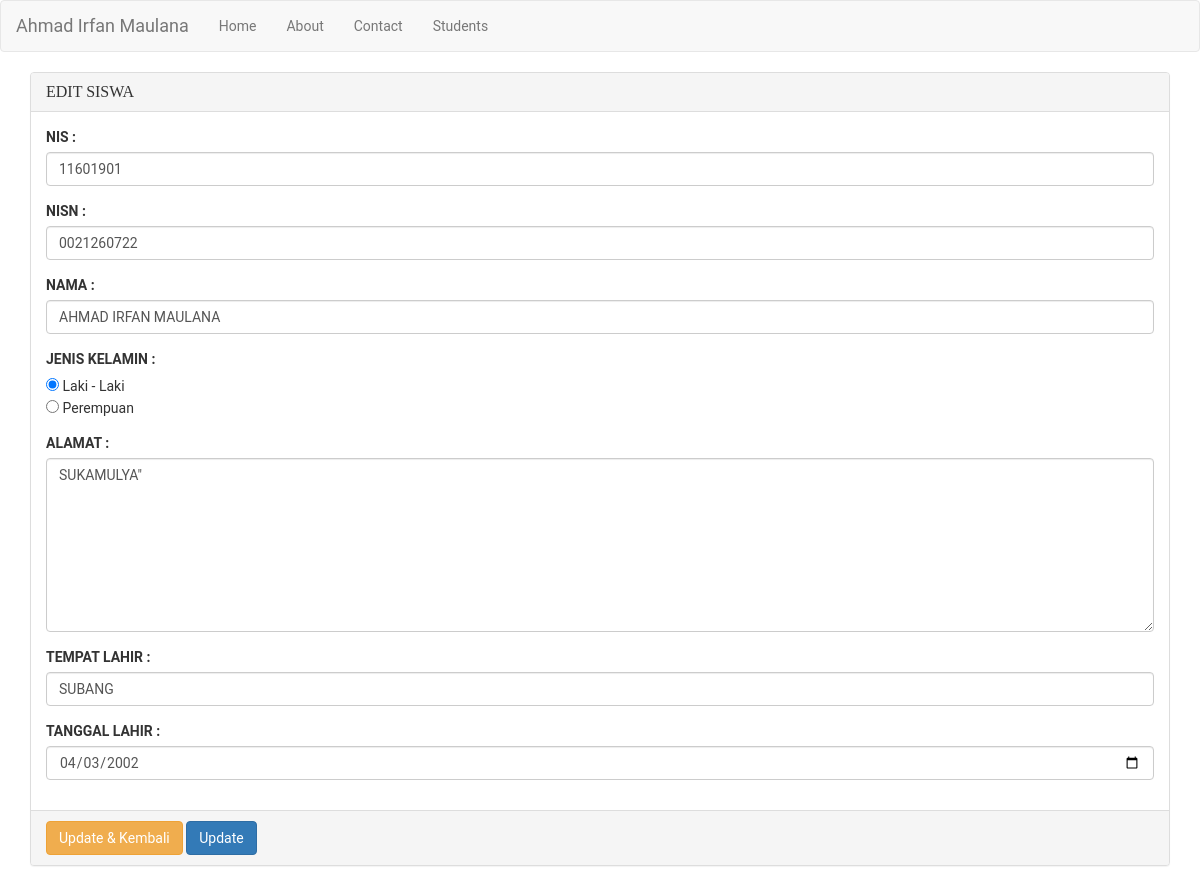
Page /siswa/edit/3 on the committed database.
### tables this page shows
CREATE TABLE `siswa` (
  `siswa_id` int(11) NOT NULL,
  `siswa_nis` char(8) DEFAULT NULL,
  `siswa_nisn` char(10) DEFAULT NULL,
  `siswa_nama` varchar(100) DEFAULT NULL,
  `siswa_jk` char(1) DEFAULT NULL,
  `siswa_tmp_lahir` varchar(50) DEFAULT NULL,
  `siswa_tgl_lahir` date DEFAULT NULL,
  `siswa_alamat` text,
  `siswa_entri` datetime DEFAULT NULL,
  `siswa_kelas_id` int(11) DEFAULT NULL,
  `deleted_at` timestamp NULL DEFAULT NULL
);

### application/controllers/Siswa.php (called while the page is built, shortened)
<?php
class Siswa extends CI_Controller{
  public function __construct()
  {
    $this->load->model('ModelSiswa');
  }
  public function edit($siswa_id)
  {
    $data['content'] = 'siswa/edit';
    $data['data'] = array(
      'siswa' => $this->db->get_where('siswa', ['siswa_id' => $siswa_id])->row()
    );
    $this->load->view('common/content', $data);
  }
}

### index.php (called while the page is built, shortened)
<?php
require_once BASEPATH.'core/CodeIgniter.php';

### application/views/site/siswa/edit.php (the view, shortened to what this page needs)
<?php
  $siswa = $data['siswa'];
 ?>
<form action="" method="POST">
  <div class="panel panel-default">
    <div class="panel-heading">
      <h3 class="panel-title">EDIT SISWA</h3>
    </div>
    <div class="panel-body">
      <div class="form-group">
        <label for="">NIS :</label>
        <input type="text" class="form-control" id="" placeholder="" name="nis" value="<?php echo $siswa->siswa_nis; ?>">
      </div>
      <div class="form-group">
        <label for="">NISN :</label>
        <input type="text" class="form-control" id="" placeholder="" name="nisn" value="<?php echo $siswa->siswa_nisn; ?>">
      </div>
      <div class="form-group">
        <label for="">NAMA :</label>
        <input type="text" class="form-control" id="" placeholder="" name="nama" value="<?php echo $siswa->siswa_nama; ?>">
      </div>
      <div class="form-group">
        <label for="">JENIS KELAMIN :</label> <br>
        <?php
        if ($siswa->siswa_jk == "L") {
          $check['laki'] = 'checked';
          $check['perempuan'] = null;
        }
        else {
          $check['laki'] = null;
          $check['perempuan'] = 'checked';
        }
         ?>
        <input type="radio" id="" placeholder="" name="jenis_kelamin" value="L" <?php echo $check['laki']; ?>> Laki - Laki <br>
        <input type="radio" id="" placeholder="" name="jenis_kelamin" value="P" <?php echo $check['perempuan']; ?>> Perempuan
      </div>
      <div class="form-group">
        <label for="">ALAMAT :</label>
        <textarea class="form-control" id="" placeholder="" name="alamat" rows="8" cols="80"><?php echo $siswa->siswa_alamat; ?>"</textarea>
      </div>
      <div class="form-group">
        <label for="">TEMPAT LAHIR :</label> <br>
        <input type="text" class="form-control" id="" placeholder="" name="tmp_lahir"  value="<?php echo $siswa->siswa_tmp_lahir; ?>">
      </div>
      <div class="form-group">
        <label for="">TANGGAL LAHIR :</label> <br>
        <input type="date" class="form-control" id="" placeholder="" name="tgl_lahir" value="<?php echo $siswa->siswa_tgl_lahir; ?>">
      </div>
    </div>
    <div class="panel-footer">
      <button type="submit" name="buttonback" value="button" class="btn btn-warning">
        Update & Kembali
      </button>
      <button type="submit" name="button" value="button" class="btn btn-primary">
        Update
      </button>
    </div>
  </div>
</form>

### application/views/common/content.php (style rules this page uses)
* { font-family: "roboto"; }
h1,h2,h3,h4,h5,h6 { font-family: "poppins"; }

### rows in the picture
siswa: nis "11601901", nisn "0021260722", nama "AHMAD IRFAN MAULANA", alamat "SUKAMULYA\"", tmp_lahir "SUBANG", tgl_lahir "04/03/2002"

### other values in the picture
anchor('dashboard', 'Home') "Home"
anchor('about', 'About') "About"
anchor('contact', 'Contact') "Contact"
anchor('siswa', 'Students') "Students"
